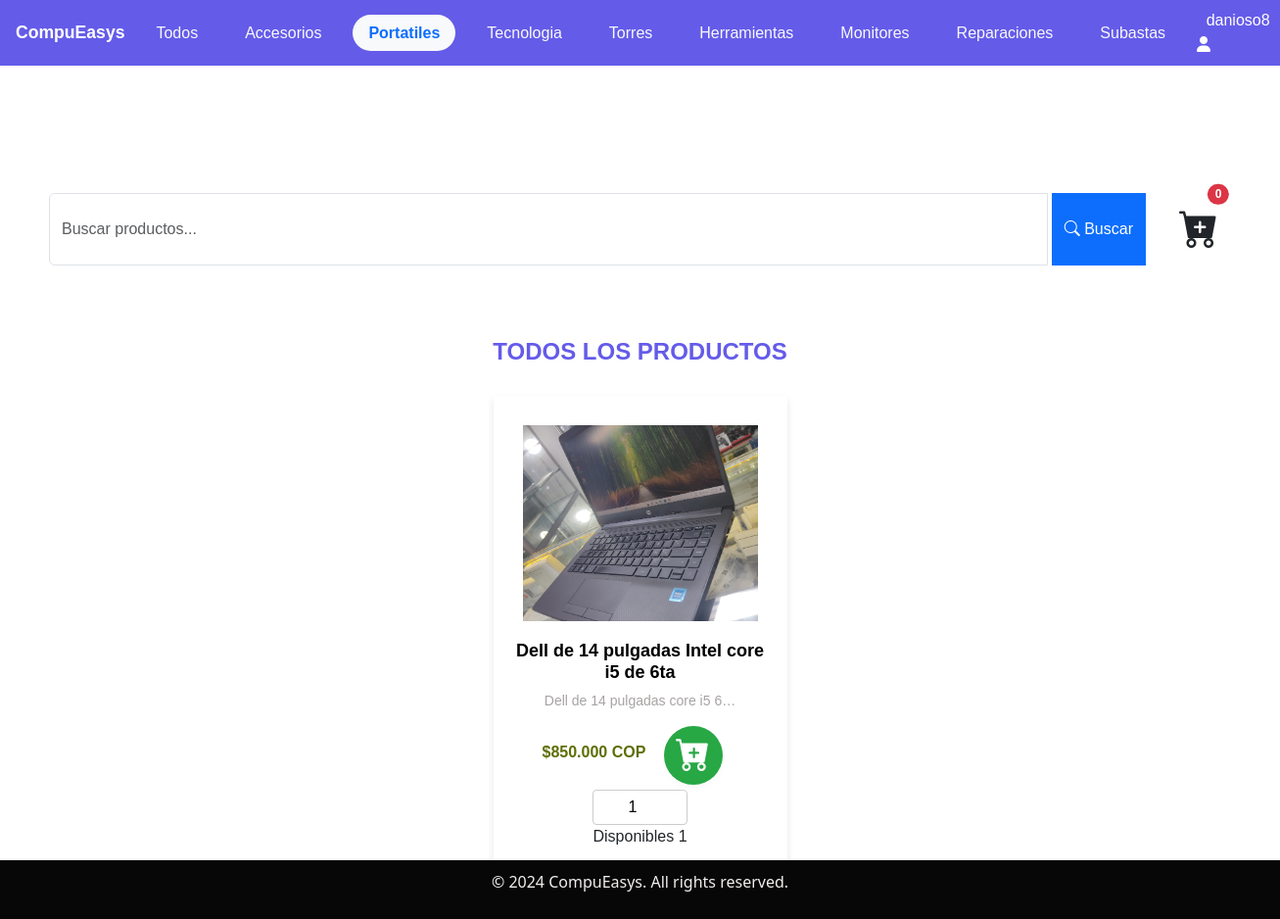
/store/?category=2 (signed in), run on the app's committed database.
### core/models.py (models this page shows, shortened)
class Category(models.Model):
    nombre = models.CharField(max_length=100)
    slug = models.CharField(max_length=100)

class ProductStore(models.Model):
    name = models.CharField(max_length=100)
    description = models.TextField()
    price_buy = models.DecimalField(max_digits=10, decimal_places=0)
    price = models.DecimalField(max_digits=10, decimal_places=0)
    stock = models.PositiveIntegerField(default=0)
    proveedor = models.ForeignKey(proveedor, on_delete=models.CASCADE, related_name='products', null=True, blank=True)
    category = models.ForeignKey(Category, on_delete=models.CASCADE, related_name='products', null=True, blank=True)
    type = models.ForeignKey(Type, on_delete=models.CASCADE, related_name='products', null=True, blank=True)
    iva = models.DecimalField(max_digits=4, decimal_places=2, default=0.00)
    imagen = models.ImageField(upload_to='images/', height_field=None, width_field=None, max_length=None , blank=True, null=True)
    descuento = models.DecimalField(max_digits=10, decimal_places=2, default=0.00)
    created_at = models.DateTimeField(auto_now_add=True)
    updated_at = models.DateTimeField(auto_now=True)

### core/views.py (the view)
# urls.py: path('store/', store, name='store'),  # Added this line to map the /store URL to the store view
def store(request):
    query = request.GET.get('q', '')
    category_id = request.GET.get('category', '')
    categories = Category.objects.all()
    products = Product.objects.all()
    cart = request.session.get('cart', {})
    cart_count = sum([item['quantity'] if isinstance(item, dict) else item for item in cart.values()])
    if query:
        products = products.filter(name__icontains=query)
    if category_id:
        products = products.filter(category_id=category_id)
    context = {
        'products': products,
        'categories': categories,
        'cart_count': cart_count
        }
    return render(request, 'store.html', context)

### core/templates/store.html (shortened to what this page needs)
{% load static %} {% load humanize %}
<!DOCTYPE html>
<html lang="es">
  <head>
    <link rel="stylesheet" href="{% static 'css/store.css' %}" />
    <link
      href="https://cdn.jsdelivr.net/npm/bootstrap@5.3.3/dist/css/bootstrap.min.css"
      rel="stylesheet"
    />
    <link
      rel="stylesheet"
      href="https://cdn.jsdelivr.net/npm/bootstrap-icons@1.11.0/font/bootstrap-icons.css"
    />
    <link
      rel="stylesheet"
      href="https://cdnjs.cloudflare.com/ajax/libs/font-awesome/6.0.0-beta3/css/all.min.css"
    />
  </head>
  <body>
    <header>
      <nav
        class="top-navbar navbar-store" role="navigation" aria-label="Main navigation">
        <a
          href="{% url 'home' %}" class="title brand">
          CompuEasys
        </a>
        <ul id="store-nav" class="nav-links">
          <li>
            <a href="{% url 'store' %}" class="nav-link px-3 rounded-pill {% if not request.GET.category %}active bg-light text-primary fw-bold{% else %}text-light{% endif %}">
                  Todos
            </a>
          </li>
        {% for category in categories %}
        <li>
          <a
            href="?category={{ category.id }}"
            class="nav-link px-3 rounded-pill {% if request.GET.category == category.id|stringformat:'s' %}active bg-light text-primary fw-bold{% else %}text-light{% endif %}"
          >
          {{ category.nombre }}
        </a>
        {% endfor %}
        <div class="login-user">
          {% if user.is_authenticated %}
          <li>
            <a class="" href="/mis-pedidos">
              {{ user.get_username|default:user.username }}
              <i class="fa-solid fa-user"></i>
            </a>
          </li>
          {% else %}
          <li><a href="/login_user">Iniciar Sesión</a></li>
          {% endif %}
        </div>
        </ul>
      </nav>
    </header>
    <main>
      <div class="container1">
        <div class="containerP">
          <form method="get" class="mb-4">
            <div class="input-group">
              <input
                type="text"
                name="q"
                class="form-control"
                placeholder="Buscar productos..."
                value="{{ request.GET.q }}"
              />
              <button class="btn btn-primary" type="submit">
                <i class="bi bi-search"></i> Buscar
              </button>
              <div class="car ms-3">
                <a
                  href="{% url 'cart' %}"
                  type="button"
                  class="btn position-relative"
                >
                  <i class="bi bi-cart-plus-fill fs-1"></i>
                  <span id="cart-count" class="position-absolute top-0 start-70 translate-middle badge rounded-pill bg-danger"
                  >
                    {{ cart_count }}
                  </span>
                </a>
              </div>
            </div>
          </form>
          <div class="slug-categoria">
            {% if current_category %}
            <h2 class="category-title">
              Categoría: {{ current_category.nombre }}
              <span class="badge bg-secondary ms-2"
                >{{ current_category.slug }}</span
              >
            </h2>
            {% else %}
            <h2 class="category-title">Todos los productos</h2>
            {% endif %}
          </div>
          <div class="container_product_all">
            <div class="row_product_all">
              {% for product in products %}
              <div class="container_product mb-4">
                <a href="{% url 'product_detail' product.id %}">
                  <div class="card_product">
                    <img
                      src="{{ product.imagen.url }}"
                      alt="{{ product.name }}"
                    />
                  </div>
                  <div class="cardbody_product">
                    <h5 class="title">{{ product.name }}</h5>
                    <div class="description">
                      {{ product.description|truncatechars:30 }}
                    </div>
                  </div>
                  <div class="price">${{ product.price|intcomma }} COP</div>
                </a>
                <div class="btnAdd mt-2">
                  {% if product.stock == 0 %}
                  <span class="agotado" style="color: blue; font-weight: bold"
                    >Agotado</span
                  >
                  {% else %}
                  <form
                    class="btn add-to-cart-form"
                    id="add-to-cart-form-{{ product.id }}"
                    method="post"
                    action="{% url 'add_to_cart' product.id %}"
                  >
                    <div>
                      <input
                        type="number"
                        name="quantity"
                        min="1"
                        max="{{ product.stock }}"
                        value="1"
                        class="quantity-input"
                      />
                    </div>
                    <span class="ui-pdp-buybox__quantity__selected"
                      >Disponibles {{ product.stock }}</span
                    >
                    <div>
                      <button type="submit" class="add-to-cart-btn">
                        <i class="bi bi-cart-plus-fill"></i>
                      </button>
                    </div>
                  </form>
                  {% endif %}
                </div>
              </div>
              {% empty %}
              <p>No hay productos disponibles en este momento.</p>
              {% endfor %}
            </div>
          </div>
        </div>
      </div>
    </main>
    <footer>{% include 'footer.html' %}</footer>
  </body>
</html>

### core/static/css/store.css (style rules this page uses)
.top-navbar { display: flex; align-items: center; justify-content: space-between; gap: 1rem; padding: 0.6rem 1rem; background: #645be9; color: #fff; position: sticky; top: 0; z-index: 1100; margin-bottom: 80px; }
.top-navbar .brand { color: #fff; text-decoration: none; font-weight: 700; font-size: 1.1rem; }
.top-navbar .nav-links { display: flex; gap: 1rem; align-items: center; list-style: none; margin: 0; padding: 0; }
.top-navbar .nav-links a { color: #fff; text-decoration: none; padding: 0.4rem 0.6rem; border-radius: 4px; }
.navbar-store .login-user { position: static; margin-left: 0; width: auto; display:flex; }
.input-group { display: flex; align-items: center; gap: 5px; padding: 50px; }
.category-title { text-align: center; font-size: 24px; font-weight: bold; margin: 20px 0; color: #645be9; text-transform: uppercase; }
.container_product_all { padding: 10px; gap: 20px; width: 100%; }
.row_product_all { display: flex; flex-wrap: wrap; gap: 20px; justify-content: center; width: 100%; }
.row_product_all a { text-decoration: none; }
.container_product { box-shadow: 0 4px 8px rgba(0, 0, 0, 0.1); width: 300px; height: 500px; padding: 10px; transition: box-shadow 0.3s ease; }
.card_product img { width: 100%; height: 200px; object-fit: cover; }
.card_product { padding: 10px; margin: 10px; }
.container_product .price { position: relative; margin-left: 40px; font-family: 'Gill Sans', 'Gill Sans MT', Calibri, 'Trebuchet MS', sans-serif; font-size: 16px; font-weight: bold; color: #5e6e03; margin-top: 10px; }

### core/static/css/main.css (style rules this page uses)
body { font-family: Arial, sans-serif; margin: 0; padding: 0; }
footer { background: #070707; color: #f3eeee; text-align: center; padding: 10px 0; font-family: 'Segoe UI', Tahoma, Geneva, Verdana, sans-serif; position: fixed; left: 0; bottom: 0; width: 100%; z-index: 100; }

### data on the page
Category: nombre "Accesorios"
Category: nombre "Portatiles"
Category: nombre "Tecnologia"
Category: nombre "Torres"
Category: nombre "Herramientas"
Category: nombre "Monitores"
Category: nombre "Reparaciones"
Category: nombre "Subastas"
ProductStore: imagen (picture), name "Dell de 14 pulgadas Intel core i5 de 6ta", description "Dell de 14 pulgadas core i5 6…", price "850.000", quantity "1", stock "1"

### other printed values
{{ user.get_username|default:user.username }} "danioso8"
{{ cart_count }} "0"
